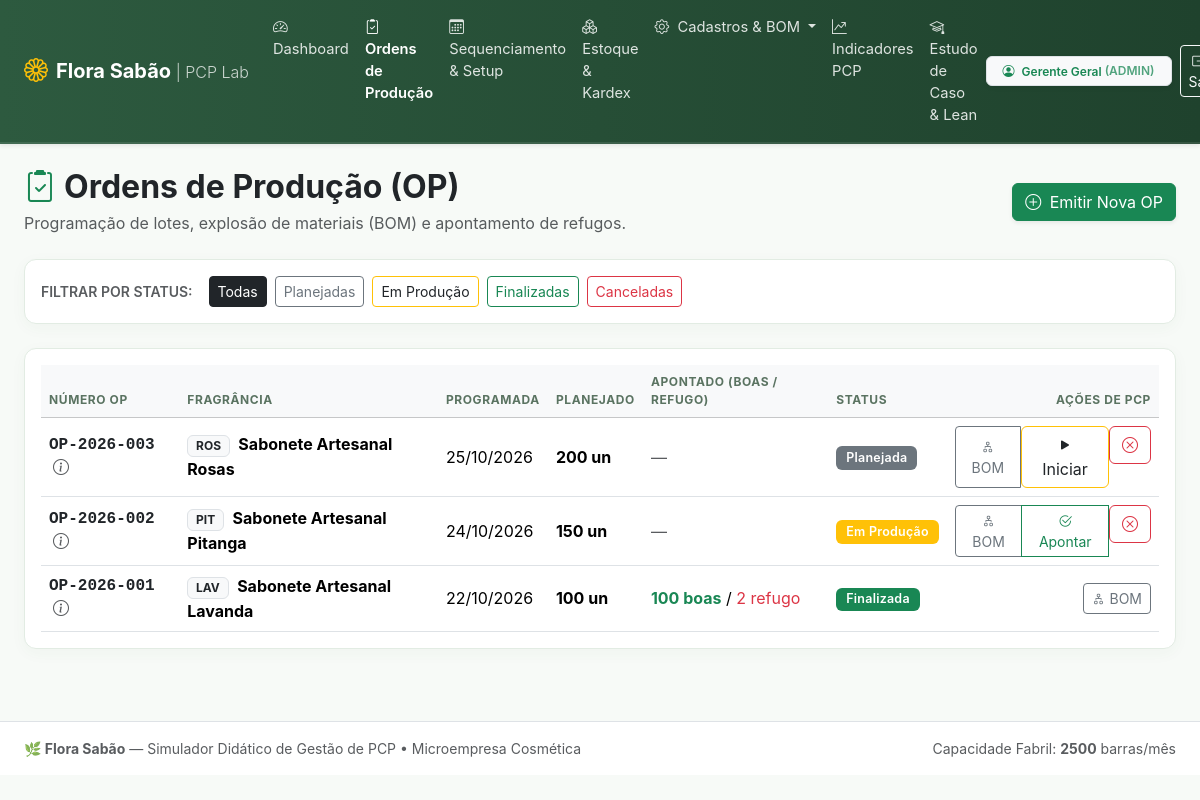
/pages/ordens_producao.php (signed in), run on an earlier commit of the app's database.
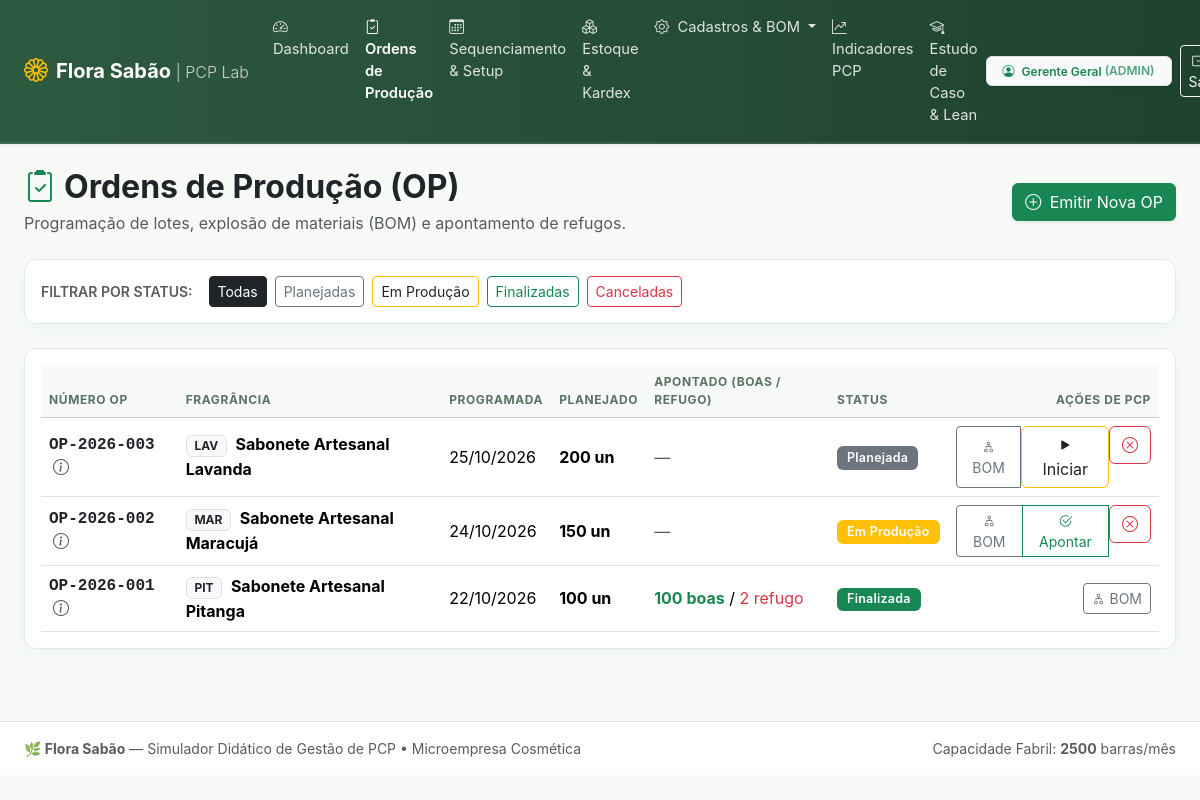
And on a later commit of the database.
### tables this page shows
CREATE TABLE `ordens_producao` (
    `id` INT AUTO_INCREMENT PRIMARY KEY,
    `numero` VARCHAR(20) NOT NULL UNIQUE,
    `produto_id` INT NOT NULL,
    `quantidade_planejada` INT NOT NULL,
    `quantidade_produzida` INT NOT NULL DEFAULT 0,
    `quantidade_refugo` INT NOT NULL DEFAULT 0,
    `data_programada` DATE NOT NULL,
    `data_inicio` DATETIME NULL,
    `data_finalizacao` DATETIME NULL,
    `status` ENUM(
        'planejada',
        'em_producao',
        'finalizada',
        'cancelada'
    ) NOT NULL DEFAULT 'planejada',
    `observacoes` TEXT NULL,
    `created_at` DATETIME DEFAULT CURRENT_TIMESTAMP,
    FOREIGN KEY (`produto_id`) REFERENCES `produtos`(`id`)
);

CREATE TABLE `produtos` (
    `id` INT AUTO_INCREMENT PRIMARY KEY,
    `codigo` VARCHAR(10) NOT NULL UNIQUE,
    `nome` VARCHAR(50) NOT NULL,
    `aroma` VARCHAR(50) NOT NULL,
    `peso_barra_g` DECIMAL(6, 2) NOT NULL DEFAULT 100.00,
    `intensidade_aroma` ENUM('suave', 'moderado', 'intenso') NOT NULL DEFAULT 'moderado',
    `estoque_atual` INT NOT NULL DEFAULT 0,
    `estoque_minimo` INT NOT NULL DEFAULT 50,
    `preco_venda` DECIMAL(10, 2) NOT NULL DEFAULT 14.90,
    `ativo` TINYINT(1) NOT NULL DEFAULT 1
);

### pages/ordens_producao.php (the view, shortened to what this page needs)
<?php
require_once __DIR__ . '/../config/database.php';
$filtro_status = $_GET['status'] ?? 'todos';
$sql_where = $filtro_status !== 'todos' ? "WHERE op.status = " . $pdo->quote($filtro_status) : "";
$stmt_ops = $pdo->query("
    SELECT op.*, p.nome AS produto_nome, p.codigo AS produto_codigo, p.aroma, p.intensidade_aroma
    FROM ordens_producao op
    JOIN produtos p ON op.produto_id = p.id
    {$sql_where}
    ORDER BY op.data_programada DESC, op.id DESC
");
$ordens = $stmt_ops->fetchAll();
require_once __DIR__ . '/../includes/header.php';
require_once __DIR__ . '/../includes/navbar.php';
?>
<div class="container-fluid px-4 pb-4">
    <div class="d-flex flex-column flex-md-row justify-content-between align-items-md-center gap-3 mb-4">
        <div>
            <h2 class="fw-bold mb-1 text-dark">
                <i class="bi bi-clipboard2-check text-success me-2"></i>Ordens de Produção (OP)
            </h2>
            <p class="text-muted mb-0">Programação de lotes, explosão de materiais (BOM) e apontamento de refugos.</p>
        </div>
        <div class="d-flex gap-2">
            <button class="btn btn-success shadow-sm" data-bs-toggle="modal" data-bs-target="#modalNovaOP">
                <i class="bi bi-plus-circle me-1"></i> Emitir Nova OP
            </button>
        </div>
    </div>
    <div class="card card-custom bg-white p-3 mb-4">
        <div class="d-flex flex-wrap align-items-center gap-2">
            <span class="text-muted small fw-semibold me-2 text-uppercase">Filtrar por Status:</span>
            <a href="ordens_producao.php?status=todos"
                class="btn btn-sm <?= $filtro_status === 'todos' ? 'btn-dark' : 'btn-outline-secondary' ?>">Todas</a>
            <a href="ordens_producao.php?status=planejada"
                class="btn btn-sm <?= $filtro_status === 'planejada' ? 'btn-secondary text-white' : 'btn-outline-secondary' ?>">Planejadas</a>
            <a href="ordens_producao.php?status=em_producao"
                class="btn btn-sm <?= $filtro_status === 'em_producao' ? 'btn-warning text-dark' : 'btn-outline-warning text-dark' ?>">Em
                Produção</a>
            <a href="ordens_producao.php?status=finalizada"
                class="btn btn-sm <?= $filtro_status === 'finalizada' ? 'btn-success' : 'btn-outline-success' ?>">Finalizadas</a>
            <a href="ordens_producao.php?status=cancelada"
                class="btn btn-sm <?= $filtro_status === 'cancelada' ? 'btn-danger' : 'btn-outline-danger' ?>">Canceladas</a>
        </div>
    </div>
    <div class="card card-custom bg-white p-3">
        <div class="table-responsive">
            <table class="table table-hover align-middle mb-0">
                <thead class="table-light small text-uppercase">
                    <tr>
                        <th>Número OP</th>
                        <th>Fragrância</th>
                        <th>Programada</th>
                        <th>Planejado</th>
                        <th>Apontado (Boas / Refugo)</th>
                        <th>Status</th>
                        <th class="text-end">Ações de PCP</th>
                    </tr>
                </thead>
                <tbody>
                    <?php if (empty($ordens)): ?>
                        <tr>
                            <td colspan="7" class="text-center py-4 text-muted">Nenhuma ordem de produção encontrada para os
                                filtros atuais.</td>
                        </tr>
                    <?php else: ?>
                        <?php foreach ($ordens as $op):
                            $st = STATUS_OP[$op['status']] ?? ['label' => $op['status'], 'badge' => 'secondary'];
                            ?>
                            <tr>
                                <td class="fw-bold font-monospace text-dark">
                                    <?= htmlspecialchars($op['numero']) ?>
                                    <?php if (!empty($op['observacoes'])): ?>
                                        <i class="bi bi-info-circle text-muted ms-1"
                                            title="<?= htmlspecialchars($op['observacoes']) ?>"></i>
                                    <?php endif; ?>
                                </td>
                                <td>
                                    <span
                                        class="badge bg-light text-dark border me-1"><?= htmlspecialchars($op['produto_codigo']) ?></span>
                                    <strong><?= htmlspecialchars($op['produto_nome']) ?></strong>
                                </td>
                                <td><?= date('d/m/Y', strtotime($op['data_programada'])) ?></td>
                                <td class="fw-bold"><?= $op['quantidade_planejada'] ?> un</td>
                                <td>
                                    <?php if ($op['status'] === 'finalizada'): ?>
                                        <span class="text-success fw-bold"><?= $op['quantidade_produzida'] ?> boas</span>
                                        <?php if ($op['quantidade_refugo'] > 0): ?>
                                            / <span class="text-danger"><?= $op['quantidade_refugo'] ?> refugo</span>
                                        <?php endif; ?>
                                    <?php else: ?>
                                        <span class="text-muted">—</span>
                                    <?php endif; ?>
                                </td>
                                <td>
                                    <span class="badge bg-<?= $st['badge'] ?> badge-status"><?= $st['label'] ?></span>
                                </td>
                                <td class="text-end">
                                    <div class="btn-group btn-group-sm">
                                        <button type="button" class="btn btn-outline-secondary btn-ver-bom"
                                            data-op-id="<?= $op['id'] ?>" data-op-num="<?= $op['numero'] ?>"
                                            data-prod-id="<?= $op['produto_id'] ?>"
                                            data-qtd="<?= $op['quantidade_planejada'] ?>" title="Explosão de Insumos">
                                            <i class="bi bi-diagram-2"></i> BOM
                                        </button>
                                        <?php if ($op['status'] === 'planejada'): ?>
                                            <form method="POST" action="ordens_producao.php" class="d-inline">
                                                <button type="submit" class="btn btn-outline-warning text-dark"
                                                    title="Iniciar Fabricação">
                                                    <i class="bi bi-play-fill"></i> Iniciar
                                                </button>
                                            </form>
                                        <?php endif; ?>
                                        <?php if ($op['status'] === 'em_producao'): ?>
                                            <button type="button" class="btn btn-outline-success btn-apontar"
                                                data-op-id="<?= $op['id'] ?>" data-op-num="<?= $op['numero'] ?>"
                                                data-qtd="<?= $op['quantidade_planejada'] ?>" title="Apontar Produção">
                                                <i class="bi bi-check2-circle"></i> Apontar
                                            </button>
                                        <?php endif; ?>
                                        <?php if (in_array($op['status'], ['planejada', 'em_producao'])): ?>
                                            <form method="POST" action="ordens_producao.php" class="d-inline"
                                                onsubmit="return confirm('Tem certeza que deseja cancelar esta OP?');">
                                                <button type="submit" class="btn btn-outline-danger" title="Cancelar OP">
                                                    <i class="bi bi-x-circle"></i>
                                                </button>
                                            </form>
                                        <?php endif; ?>
                                    </div>
                                </td>
                            </tr>
                        <?php endforeach; ?>
                    <?php endif; ?>
                </tbody>
            </table>
        </div>
    </div>
</div>
<?php
require_once __DIR__ . '/../includes/footer.php';

### includes/header.php (shortened to what this page needs)
<?php
$url_prefix = file_exists('pages') ? '' : '../';
?>
<!DOCTYPE html>
<html lang="pt-BR">
<head>
    <link href="https://cdn.jsdelivr.net/npm/bootstrap@5.3.3/dist/css/bootstrap.min.css" rel="stylesheet">
    <link href="https://cdn.jsdelivr.net/npm/bootstrap-icons@1.11.3/font/bootstrap-icons.min.css" rel="stylesheet">
    <link href="<?= $url_prefix ?>assets/css/style.css" rel="stylesheet">
</head>
<body>

### includes/navbar.php (shortened to what this page needs)
<?php
$url_prefix = file_exists('pages') ? '' : '../';
$current_page = basename($_SERVER['PHP_SELF']);
?>
<nav class="navbar navbar-expand-lg navbar-dark navbar-flora shadow-sm mb-4">
    <div class="container-fluid px-4">
        <a class="navbar-brand fw-bold d-flex align-items-center" href="<?= $url_prefix ?>index.php">
            <i class="bi bi-flower1 fs-4 me-2 text-warning"></i>
            <span>Flora Sabão <small class="fw-light opacity-75 fs-6">| PCP Lab</small></span>
        </a>
        <div class="collapse navbar-collapse" id="navFlora">
            <ul class="navbar-nav me-auto mb-2 mb-lg-0">
                <li class="nav-item">
                    <a class="nav-link <?= $current_page === 'index.php' ? 'active fw-semibold' : '' ?>"
                        href="<?= $url_prefix ?>index.php">
                        <i class="bi bi-speedometer2 me-1"></i> Dashboard
                    </a>
                </li>
                <li class="nav-item">
                    <a class="nav-link <?= $current_page === 'ordens_producao.php' ? 'active fw-semibold' : '' ?>"
                        href="<?= $url_prefix ?>pages/ordens_producao.php">
                        <i class="bi bi-clipboard2-check me-1"></i> Ordens de Produção
                    </a>
                </li>
                <li class="nav-item">
                    <a class="nav-link <?= $current_page === 'programacao.php' ? 'active fw-semibold' : '' ?>"
                        href="<?= $url_prefix ?>pages/programacao.php">
                        <i class="bi bi-calendar3 me-1"></i> Sequenciamento & Setup
                    </a>
                </li>
                <li class="nav-item">
                    <a class="nav-link <?= $current_page === 'estoque.php' ? 'active fw-semibold' : '' ?>"
                        href="<?= $url_prefix ?>pages/estoque.php">
                        <i class="bi bi-boxes me-1"></i> Estoque & Kardex
                    </a>
                </li>
                <li class="nav-item dropdown">
                    <a class="nav-link dropdown-toggle <?= in_array($current_page, ['produtos.php', 'insumos.php']) ? 'active fw-semibold' : '' ?>"
                        href="#" role="button" data-bs-toggle="dropdown" aria-expanded="false">
                        <i class="bi bi-gear me-1"></i> Cadastros & BOM
                    </a>
                </li>
                <li class="nav-item">
                    <a class="nav-link <?= $current_page === 'relatorios.php' ? 'active fw-semibold' : '' ?>"
                        href="<?= $url_prefix ?>pages/relatorios.php">
                        <i class="bi bi-graph-up-arrow me-1"></i> Indicadores PCP
                    </a>
                </li>
                <li class="nav-item">
                    <a class="nav-link <?= $current_page === 'estudo_caso.php' ? 'active fw-semibold' : '' ?>"
                        href="<?= $url_prefix ?>pages/estudo_caso.php">
                        <i class="bi bi-mortarboard me-1"></i> Estudo de Caso & Lean
                    </a>
                </li>
            </ul>
            <div class="d-flex align-items-center gap-2 mt-2 mt-lg-0">
                <?php if (isset($_SESSION['usuario_nome'])): ?>
                    <span class="badge bg-light text-success fw-semibold py-2 px-3 border shadow-sm">
                        <i class="bi bi-person-circle me-1"></i>
                        <?= htmlspecialchars($_SESSION['usuario_nome']) ?>
                        <span class="opacity-75">(<?= strtoupper($_SESSION['usuario_perfil'] ?? 'USER') ?>)</span>
                    </span>
                    <a href="<?= $url_prefix ?>logout.php" class="btn btn-sm btn-outline-light" title="Encerrar Sessão">
                        <i class="bi bi-box-arrow-right me-1"></i> Sair
                    </a>
                <?php else: ?>
                    <a href="<?= $url_prefix ?>login.php" class="btn btn-sm btn-light text-success fw-semibold shadow-sm">
                        <i class="bi bi-box-arrow-in-right me-1"></i> Entrar
                    </a>
                <?php endif; ?>
            </div>
        </div>
    </div>
</nav>

### includes/footer.php (shortened to what this page needs)
<footer class="bg-white border-top py-3 mt-5 text-muted small">
    <div class="container-fluid px-4 d-flex flex-column flex-sm-row justify-content-between align-items-center gap-2">
        <div>
            <strong>🌿 Flora Sabão</strong> — Simulador Didático de Gestão de PCP &bull; Microempresa Cosmética
        </div>
        <div>
            Capacidade Fabril:
            <strong><?= defined('CAPACIDADE_MENSAL_BARRAS') ? CAPACIDADE_MENSAL_BARRAS : 2500 ?></strong> barras/mês
        </div>
    </div>
</footer>
</body>
</html>

### assets/css/style.css (style rules this page uses)
:root { --flora-primary: #2d5a3f; --flora-primary-hover: #234731; --flora-secondary: #4f772d; --flora-bg: #f7faf7; --flora-card-bg: #ffffff; --flora-accent: #eaf2eb; --flora-border: #e2ece3; --flora-text-main: #2b3a2f; }
body { background-color: var(--flora-bg); color: var(--flora-text-main); font-family: -apple-system, BlinkMacSystemFont, "Segoe UI", Roboto, "Helvetica Neue", Arial, sans-serif; min-height: 100vh; display: flex; flex-direction: column; }
.navbar-flora { background: linear-gradient(90deg, var(--flora-primary) 0%, #1f422d 100%); border-bottom: 2px solid rgba(255, 255, 255, 0.1); }
.navbar-flora .nav-link { color: rgba(255, 255, 255, 0.85) !important; font-size: 0.92rem; transition: color 0.15s ease-in-out; }
.navbar-flora .nav-link:hover, .navbar-flora .nav-link.active { color: #ffffff !important; }
.card-custom { background: var(--flora-card-bg); border: 1px solid var(--flora-border); border-radius: 12px; box-shadow: 0 4px 16px rgba(45, 90, 63, 0.04); transition: transform 0.2s ease, box-shadow 0.2s ease; }
.badge-status { font-size: 0.78rem; padding: 0.45em 0.8em; font-weight: 600; letter-spacing: 0.02em; border-radius: 6px; }
.table thead th { font-size: 0.75rem; letter-spacing: 0.05em; color: #5a7361; font-weight: 700; }

What changed in the data, as far as the page shows it:
changed through a linked row, ordens_producao "Planejada": produto.codigo "ROS" → "LAV"; produto.nome "Sabonete Artesanal Rosas" → "Sabonete Artesanal Lavanda"
changed through a linked row, ordens_producao "Em Produção": produto.codigo "PIT" → "MAR"; produto.nome "Sabonete Artesanal Pitanga" → "Sabonete Artesanal Maracujá"
changed through a linked row, ordens_producao "Finalizada": produto.codigo "LAV" → "PIT"; produto.nome "Sabonete Artesanal Lavanda" → "Sabonete Artesanal Pitanga"
